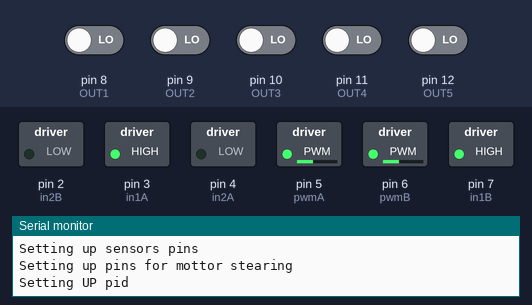
The sketch below on a simulated Arduino Uno, built with avr-gcc and run on an emulated ATmega328P. On the bench: switched loads named in the sketch (green lamp = pin HIGH), the last lines printed to the serial monitor. The inputs (shaded band) are chosen by the test bench; at power-on: pin 8 (OUT1), pin 9 (OUT2), pin 10 (OUT3), pin 11 (OUT4), pin 12 (OUT5) LOW.

Above: at 1.2 s.
1.3 s: pin 8 (OUT1) driven HIGH
At 1.9 s:
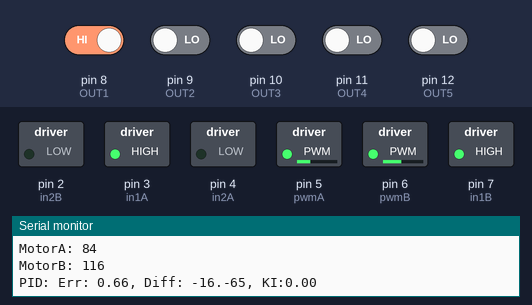
3.0 s: pin 9 (OUT2) driven HIGH
At 3.6 s:
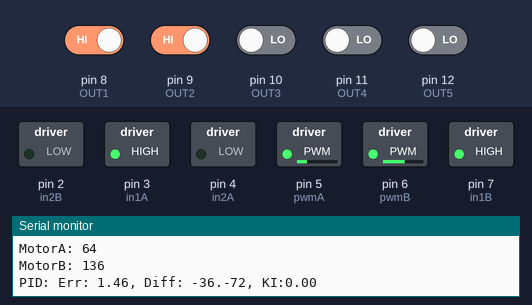
4.6 s: pin 10 (OUT3) driven HIGH
At 6.9 s:
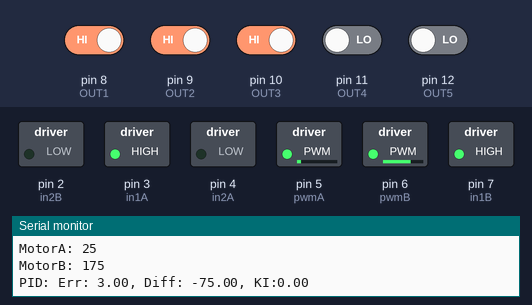
7.6 s: pin 11 (OUT4) driven HIGH
At 8.1 s:
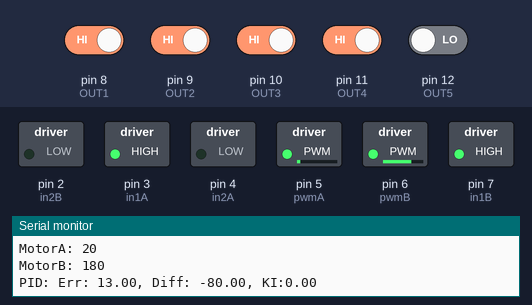
9.1 s: pin 12 (OUT5) driven HIGH
At 9.6 s:
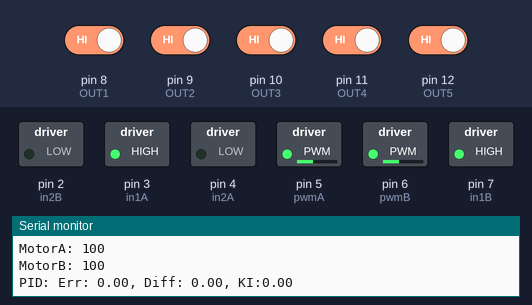
10.6 s: pin 8 (OUT1) driven LOW
At 11.1 s:
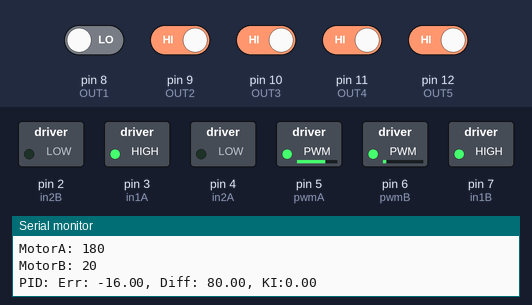
Timing chart, 0 to 13.1 s (numbered marks = the images above; inputs shaded):
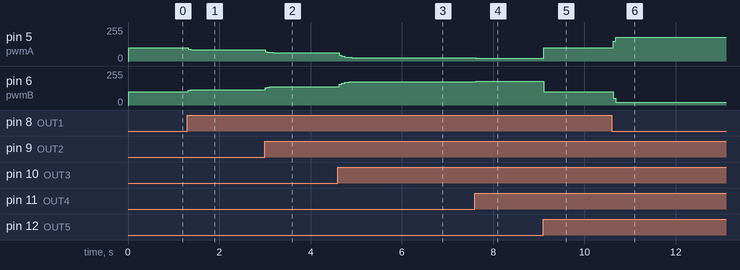

Measured:
- after the input at 1.3 s, pin 5 (pwmA): 100/255 → 84/255 at once; pin 6 (pwmB): 100/255 → 116/255 at once
- after the input at 3.0 s, pin 5 (pwmA): 84/255 → 64/255 at once, → 63/255 0.17 s later; pin 6 (pwmB): 116/255 → 136/255 at once, → 137/255 0.17 s later
- after the input at 4.6 s, pin 5 (pwmA): 63/255 → 35/255 at once, → 26/255 0.12 s later, → 25/255 1.1 s later; pin 6 (pwmB): 137/255 → 165/255 at once, → 174/255 0.12 s later, → 175/255 1.1 s later
- after the input at 7.6 s, pin 5 (pwmA): 25/255 → 20/255 at once; pin 6 (pwmB): 175/255 → 180/255 at once
- after the input at 9.1 s, pin 5 (pwmA): 20/255 → 100/255 at once; pin 6 (pwmB): 180/255 → 100/255 at once
- after the input at 10.6 s, pin 5 (pwmA): 100/255 → 180/255 at once; pin 6 (pwmB): 100/255 → 20/255 at once

The sketch:

main.ino
```cpp
#include <PID_v1.h>

// PID
double Diff = 0;
double sp = 0;
double Err = 0;


double KP = 25.0;
double KD = 0.0;
double KI = 0.0;
#define MAX_ERROR 3
#define BASE_SPEED 100
#define SPEED_DIFFERENCE 80
#define NUMBER_OF_SENSORS 5

PID pid(&Err, &Diff, &sp, KP, KI, KD, DIRECT);

#define CZYDEBUG true
#define LAST_COUNTER_MAX 30

// functions

void debug();
void debugMotors();
void debugSensors();
void debugPID();
void readSensors();
void calcSpeeds();
void setAEngine();
void setBEngine();
void setError();

// Definiujemy piny służące do odczytu linii
#define OUT1 8
#define OUT2 9
#define OUT3 10
#define OUT4 11
#define OUT5 12


int Sensors[5] = {OUT1, OUT2, OUT3, OUT4, OUT5};

// Deklarujemy zmienne globalne
int SReading[5] = {0}; // odczyt sensoru 0

// Deklarujemy wagi czujników

int Weight[5] = {-2, -1, 0, 1, 2};

// Silnik I - prawy

int pwmA = 5;
int in1A = 3;
int in2A = 4;

// Silnik II - lewy

int pwmB = 6;
int in1B = 7;
int in2B = 2;

// Motor Speed Values - Start at zero

int SpeedA = 0;
int SpeedB = 0;
int last = 0;


float numberOfDetectedSensors;
// Bufor do debugowania
char buff[50] = {0};

void setup() {
  Serial.begin(9600);

  Serial.println("Setting up sensors pins");
  pinMode(OUT1, INPUT); // Ustawienie pinu 8 w
  pinMode(OUT2, INPUT); // tryb wejścia
  pinMode(OUT3, INPUT);
  pinMode(OUT4, INPUT);
  pinMode(OUT5, INPUT);

  Serial.println("Setting up pins for mottor stearing");
  pinMode(pwmA, OUTPUT);
  pinMode(pwmB, OUTPUT);
  pinMode(in1A, OUTPUT);
  pinMode(in2A, OUTPUT);
  pinMode(in1B, OUTPUT);
  pinMode(in2B, OUTPUT);

  // Initializacja PID
  Serial.println("Setting UP pid");
  pid.SetMode(AUTOMATIC);
  pid.SetSampleTime(10);
  pid.SetOutputLimits(-SPEED_DIFFERENCE, SPEED_DIFFERENCE);
  pid.Compute();
  setEnginesSpeeds();
}

void loop() {
  readSensors();
  setError();
  pid.Compute();
  calcSpeeds();
  setEnginesSpeeds();
//#ifdef CZYDEBUG
  debug();
//#endif
  delay(50);
}
void debug() {
  if (last == LAST_COUNTER_MAX) {
    debugSensors();
    debugMotors();
    debugPID();
    last = 0;
  }
  else {
    last++;
  }
}

void debugSensors() {
  sprintf(buff,
          "Odczyt: %d%d%d%d%d",
          SReading[0], SReading[1], SReading[2], SReading[3], SReading[4]);
  Serial.println(buff);
}
void debugMotors() {
  sprintf(buff,
          "MotorA: %d\nMotorB: %d", SpeedA, SpeedB);
  Serial.println(buff);
}

void debugPID() {
    sprintf(buff,
          "PID: Err: %d.%02d, Diff: %d.%02d, KI:%d.%02d",
           int(Err), int(Err*100)%100, int(Diff), int(Diff*100)%100, int(sp), int(sp*100)%100);
    Serial.println(buff);
}

void readSensors() {
  for (int i = 0; i < 5; i++) {
    SReading[i] = !digitalRead(Sensors[i]);
  }
}


void calcSpeeds() {
  int difference = map(Diff, -SPEED_DIFFERENCE, SPEED_DIFFERENCE, -SPEED_DIFFERENCE, SPEED_DIFFERENCE);
  SpeedA = BASE_SPEED + difference;
  SpeedB = BASE_SPEED - difference;
}

void setEnginesSpeeds() {
    // Set Motor A forward

  digitalWrite(in1A, HIGH);
  digitalWrite(in2A, LOW);

 // Set Motor B forward

  digitalWrite(in1B, HIGH);
  digitalWrite(in2B, LOW);
  setAEngine();
  setBEngine();
}

void setAEngine() {
  analogWrite(pwmA, SpeedA);
}

void setBEngine() {
  analogWrite(pwmB, SpeedB);
}

void setError() {
  numberOfDetectedSensors = 0;

  for (int i = 0; i < NUMBER_OF_SENSORS; i++)
  {
    Err += SReading[i] * Weight[i];
    numberOfDetectedSensors += SReading[i];
  }
  if (numberOfDetectedSensors == 0 || numberOfDetectedSensors == NUMBER_OF_SENSORS) {
    Err = 0;
  }
  else {
    Err /= numberOfDetectedSensors;
  }
}
```
